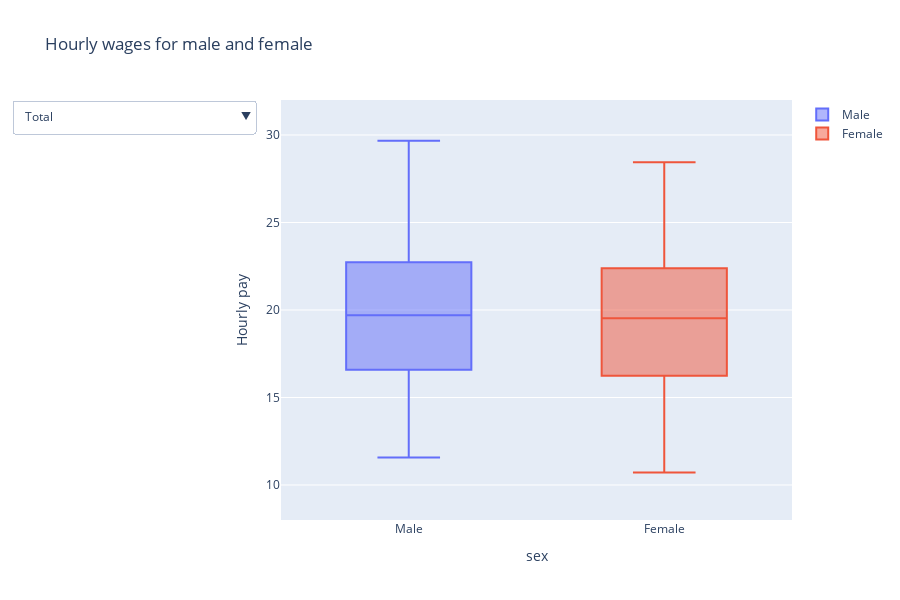

The cell this chart's notebook holds for it:
### Code cell
Total_data_male = uurloon['Uurloon werknemers na verlaten ho (euro)'].loc[uurloon['Geslacht'] == 'Mannen']
Total_data_female = uurloon['Uurloon werknemers na verlaten ho (euro)'].loc[uurloon['Geslacht'] == 'Vrouwen']

Education_data_male = Total_data_male.loc[uurloon['Studierichting'] == 'Onderwijs']
Education_data_female = Total_data_female.loc[uurloon['Studierichting'] == 'Onderwijs']

Agriculture_data_male = Total_data_male.loc[uurloon['Studierichting'] == 'Landbouw en natuurlijke omgeving']
Agriculture_data_female = Total_data_female.loc[uurloon['Studierichting'] == 'Landbouw en natuurlijke omgeving']

Nature_data_male = Total_data_male.loc[uurloon['Studierichting'] == 'Natuur']
Nature_data_female = Total_data_female.loc[uurloon['Studierichting'] == 'Natuur']

Technology_data_male = Total_data_male.loc[uurloon['Studierichting'] == 'Techniek']
Technology_data_female = Total_data_female.loc[uurloon['Studierichting'] == 'Techniek']

Healthcare_data_male = Total_data_male.loc[uurloon['Studierichting'] == 'Gezondheidszorg']
Healthcare_data_female = Total_data_female.loc[uurloon['Studierichting'] == 'Gezondheidszorg']

Economy_data_male = Total_data_male.loc[uurloon['Studierichting'] == 'Economie']
Economy_data_female = Total_data_female.loc[uurloon['Studierichting'] == 'Economie']

Law_data_male = Total_data_male.loc[uurloon['Studierichting'] == 'Recht']
Law_data_female = Total_data_female.loc[uurloon['Studierichting'] == 'Recht']

Behaviour_data_male = Total_data_male.loc[uurloon['Studierichting'] == 'Gedrag en Maatschappij']
Behaviour_data_female = Total_data_female.loc[uurloon['Studierichting'] == 'Gedrag en Maatschappij']

Language_data_male = Total_data_male.loc[uurloon['Studierichting'] == 'Taal en cultuur']
Language_data_female = Total_data_female.loc[uurloon['Studierichting'] == 'Taal en cultuur']

Crosssectoral_data_male = Total_data_male.loc[uurloon['Studierichting'] == 'Sectoroverstijgend']
Crosssectoral_data_female = Total_data_female.loc[uurloon['Studierichting'] == 'Sectoroverstijgend']

fig = go.Figure()

fig.add_trace(
    go.Box(
        y = Total_data_male,
        name = 'Male'
    )
)
fig.add_trace(
    go.Box(
        y = Total_data_female,
        name = 'Female'
    )
)

dropdown_buttons = [
    {
        'label': 'Total',
        'method': 'update',
        'args': [
            {'y': [Total_data_male, Total_data_female]},
            {'title': 'Hourly wages for male and female', 'yaxis': {'type': 'linear', 'range': [8, 32]}}
        ]
    },
    {
        'label': 'Education',
        'method': 'update',
        'args': [
            {'y': [Education_data_male, Education_data_female]},
            {'title': 'Hourly wages for male and female in Education studies', 'yaxis': {'type': 'linear', 'range': [8, 32]}}
        ]
    },
    {
        'label': 'Agriculture and natural environment',
        'method': 'update',
        'args': [
            {'y': [Agriculture_data_male, Agriculture_data_female]},
            {'title': 'Hourly wages for male and female in Agriculture studies', 'yaxis': {'type': 'linear', 'range': [8, 32]}}
        ]
    },
    {
        'label': 'Nature',
        'method': 'update',
        'args': [
            {'y': [Nature_data_male, Nature_data_female]},
            {'title': 'Hourly wages for male and female in Nature studies', 'yaxis': {'type': 'linear', 'range': [8, 32]}}
        ]
    },
    {
        'label': 'Technics',
        'method': 'update',
        'args': [
            {'y': [Technology_data_male, Technology_data_female]},
            {'title': 'Hourly wages for male and female in Technical studies', 'yaxis': {'type': 'linear', 'range': [8, 32]}}
        ]
    },
    {
        'label': 'Healthcare',
        'method': 'update',
        'args': [
            {'y': [Healthcare_data_male, Healthcare_data_female]},
            {'title': 'Hourly wages for male and female in Healthcare studies', 'yaxis': {'type': 'linear', 'range': [8, 32]}}
        ]
    },
    {
        'label': 'Economics',
        'method': 'update',
        'args': [
            {'y': [Economy_data_male, Economy_data_female]},
            {'title': 'Hourly wages for male and female in Economics studies', 'yaxis': {'type': 'linear', 'range': [8, 32]}}
        ]
    },
    {
        'label': 'Law',
        'method': 'update',
        'args': [
            {'y': [Law_data_male, Law_data_female]},
            {'title': 'Hourly wages for male and female in Law studies', 'yaxis': {'type': 'linear', 'range': [8, 32]}}
        ]
    },
    {
        'label': 'Behaviour and Society',
        'method': 'update',
        'args': [
            {'y': [Behaviour_data_male, Behaviour_data_female]},
            {'title': 'Hourly wages for male and female in Behaviour and Society studies', 'yaxis': {'type': 'linear', 'range': [8, 32]}}
        ]
    },
    {
        'label': 'Language and culture',
        'method': 'update',
        'args': [
            {'y': [Language_data_male, Language_data_female]},
            {'title': 'Hourly wages for male and female in Language and culture studies', 'yaxis': {'type': 'linear', 'range': [8, 32]}}
        ]
    },
    {
        'label': 'Cross-sectoral',
        'method': 'update',
        'args': [
            {'y': [Crosssectoral_data_male, Crosssectoral_data_female]},
            {'title': 'Hourly wages for male and female in Cross-sectoral studies', 'yaxis': {'type': 'linear', 'range': [8, 32]}}
        ]
    }
]

fig.update_layout(
    yaxis=dict(type='linear', range = [8, 32]),
    updatemenus=[
        {
            'buttons': dropdown_buttons,
            'direction': 'down',
            'showactive': True,
        }
    ]
)

fig.update_layout(
    title = 'Hourly wages for male and female',
    yaxis_title = "Hourly pay",
    xaxis_title = "sex",
    height = 600
)

fig.show()

### Figure 1 — Plotly figure (JSON) as saved in the notebook; plotly's stock layout.template omitted (floating-point values rounded to 4 significant figures; data arrays with more than 128 entries replaced by an {"elided": "..."} marker saying what was removed)
{"data": [{"name": "Male", "type": "box", "y": {"elided": "240 float values"}}, {"name": "Female", "type": "box", "y": {"elided": "240 float values"}}], "layout": {"height": 600, "title": {"text": "Hourly wages for male and female"}, "updatemenus": [{"buttons": [{"args": [{"y": {"elided": "2x240 float values"}}, {"title": "Hourly wages for male and female", "yaxis": {"range": [8, 32], "type": "linear"}}], "label": "Total", "method": "update"}, {"args": [{"y": [[18.18, 19.08, 20.58, 21.36, 22.92, 24.14, null, null, null, null, null, null, null, null, null, null, null, null, null, null, null, null, null, null], [17.81, 18.34, 19.85, 20.4, 22.13, 23.35, 17.97, 18.73, 20.43, 21.01, 22.8, 23.83, null, null, null, null, null, null, null, null, null, null, null, null]]}, {"title": "Hourly wages for male and female in Education studies", "yaxis": {"range": [8, 32], "type": "linear"}}], "label": "Education", "method": "update"}, {"args": [{"y": [[14.54, 16.1, 17.71, 19.18, 20.94, 22.44, null, null, null, null, null, null, 12.26, 15.22, 16.49, 17.92, 20.21, 21.78, 15.91, 18.11, 19.43, 20.81, 22.81, 25.06], [13.57, 15.36, 16.75, 17.95, 19.54, 20.69, null, null, null, null, null, null, 11.85, 15.13, 16.2, 18.4, 20.63, 22.23, 15.34, 17.88, 19.37, 20.8, 22.51, 24.09]]}, {"title": "Hourly wages for male and female in Agriculture studies", "yaxis": {"range": [8, 32], "type": "linear"}}], "label": "Agriculture and natural environment", "method": "update"}, {"args": [{"y": [[null, null, null, null, null, null, null, null, null, null, null, null, 13.91, 16.47, 18.76, 20.8, 22.56, 24.72, 16.62, 18.16, 20.37, 22.42, 25.34, 28.07], [null, null, null, null, null, null, null, null, null, null, null, null, 12.46, 15.48, 18.24, 20.18, 21.66, 23.77, 16.21, 18.11, 19.78, 21.65, 23.68, 26.24]]}, {"title": "Hourly wages for male and female in Nature studies", "yaxis": {"range": [8, 32], "type": "linear"}}], "label": "Nature", "method": "update"}, {"args": [{"y": [[15.32, 16.59, 18.43, 20.22, 22.22, 23.8, null, null, null, null, null, null, 14.86, 17.82, 19.87, 21.57, 24.29, 26.67, 17.72, 19.04, 21.12, 23.41, 25.85, 28.51], [13.96, 15.28, 16.86, 18.44, 20.08, 21.4, null, null, null, null, null, null, 12.68, 18.37, 20.34, 21.68, 24.28, 26.78, 17.41, 18.73, 20.57, 22.69, 25.27, 27.53]]}, {"title": "Hourly wages for male and female in Technical studies", "yaxis": {"range": [8, 32], "type": "linear"}}], "label": "Technics", "method": "update"}, {"args": [{"y": [[17.14, 18.93, 20.56, 22, 23.46, 24.93, null, null, null, null, null, null, 13.95, 18.72, 20.73, 23.53, 25.34, 26.2, 16.29, 18.35, 20.32, 22.42, 24.71, 27.51], [17.08, 18.93, 20.6, 21.67, 23.73, 25.09, null, null, null, null, null, null, 13.81, 20.13, 22.84, 23.73, 25.34, 26.79, 16.21, 18.75, 20.37, 22.42, 24.35, 26.58]]}, {"title": "Hourly wages for male and female in Healthcare studies", "yaxis": {"range": [8, 32], "type": "linear"}}], "label": "Healthcare", "method": "update"}, {"args": [{"y": [[13.99, 15.33, 17.16, 19.04, 20.95, 22.73, null, null, null, null, null, null, 13.75, 16.41, 18.31, 20.76, 23.62, 25.6, 17.12, 18.38, 21.13, 23.6, 26.49, 29.67], [13.21, 14.5, 16.24, 17.74, 19.34, 20.84, null, null, null, null, null, null, 11.93, 16.06, 17.87, 20.51, 22.82, 25.29, 16.32, 18.11, 20.37, 23.11, 25.47, 28.45]]}, {"title": "Hourly wages for male and female in Economics studies", "yaxis": {"range": [8, 32], "type": "linear"}}], "label": "Economics", "method": "update"}, {"args": [{"y": [[null, null, null, null, null, null, null, null, null, null, null, null, 13.62, 16.28, 18.63, 21.08, 23.46, 26.3, 16.92, 18.89, 20.98, 23.48, 26.84, 29.5], [null, null, null, null, null, null, null, null, null, null, null, null, 12.33, 16.01, 19.18, 20.8, 23.56, 25.79, 16.5, 18.11, 20.37, 22.87, 25.87, 28.16]]}, {"title": "Hourly wages for male and female in Law studies", "yaxis": {"range": [8, 32], "type": "linear"}}], "label": "Law", "method": "update"}, {"args": [{"y": [[14.51, 16.37, 18.28, 19.84, 21.37, 22.92, null, null, null, null, null, null, 12.63, 15.37, 17.26, 20, 22.06, 24.12, 15.34, 17.7, 19.71, 22.3, 25.17, 27.41], [14.47, 16.24, 18.21, 19.51, 21.08, 22.24, null, null, null, null, null, null, 11.81, 15.14, 17.85, 19.97, 22.1, 23.84, 15.61, 18.12, 20.37, 22.64, 25.16, 27.15]]}, {"title": "Hourly wages for male and female in Behaviour and Society studies", "yaxis": {"range": [8, 32], "type": "linear"}}], "label": "Behaviour and Society", "method": "update"}, {"args": [{"y": [[12.18, 13.27, 14.95, 16.55, 17.96, 19.69, 14.42, 16.37, 18.08, 21.51, 22.18, 24.52, 13.27, 14.55, 16.05, 17.48, 19.53, 21.09, 14.84, 16.38, 18.74, 20.78, 22.93, 24.73], [11.92, 12.57, 13.84, 14.96, 16.48, 18.44, 13.83, 15.75, 17.33, 19.81, 21.76, 24.26, 12.61, 14.09, 15.78, 17.4, 19.52, 20.82, 14.3, 15.91, 18.23, 19.93, 21.85, 23.7]]}, {"title": "Hourly wages for male and female in Language and culture studies", "yaxis": {"range": [8, 32], "type": "linear"}}], "label": "Language and culture", "method": "update"}, {"args": [{"y": [[null, null, null, null, null, null, null, null, null, null, null, null, 11.57, 13.06, 16.14, 17.93, 19.62, 21.99, null, null, null, null, null, null], [null, null, null, null, null, null, null, null, null, null, null, null, 10.72, 13.89, 15.73, 17.38, 19.78, 22.38, 12.09, 17.38, 18.75, 21.75, 23.01, 25.46]]}, {"title": "Hourly wages for male and female in Cross-sectoral studies", "yaxis": {"range": [8, 32], "type": "linear"}}], "label": "Cross-sectoral", "method": "update"}], "direction": "down", "showactive": true}], "xaxis": {"title": {"text": "sex"}}, "yaxis": {"range": [8, 32], "title": {"text": "Hourly pay"}, "type": "linear"}}}
